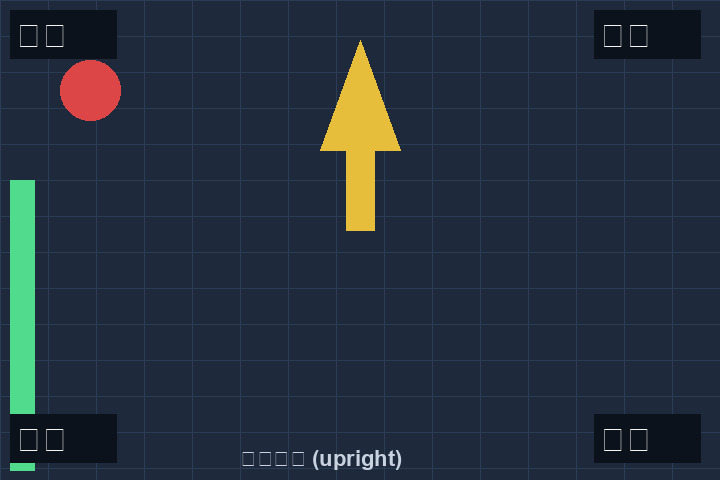
#> input picture samples/orientation-1-encoded.jpg, 720 x 480 px
$ python -i engine.py   (imports and definitions only)   (older library calls are emulated)
#> lines starting #> are read from the running program, lines starting #| are printed output that depends on the picture
#> further down, picture is the input picture: shape (480, 720, 3); mean B, G, R 60.6, 47.5, 36.5
"""内容感知接缝雕刻（seam carving）核心引擎。

只做一件事：在不改变高度的前提下，从图中逐列删去若干条
**竖向 8 连通接缝**（每行删 1 个像素，相邻行删除位置相差不超过 1 列），
从而把宽度收窄。保护区域是硬约束：被保护的源像素永远不会被删除，
找不到合法接缝时立即停止，不会放松约束。

每条接缝的删除位置都以**当前源图列坐标**记录；同时维护一张
``source_index`` 图，把当前像素映射回原始图片坐标，因此输出可以
逐像素追溯到来源，被删像素也能完整列出。
"""

from __future__ import annotations

from dataclasses import dataclass, field

import cv2
import numpy as np

# 能量累加时的“无穷大”：必须是真正的 inf，np.isinf 才能识别不可达格子。
INF = np.inf
# 固定随机种子，保证同参数重复运行结果一致。
RNG_SEED = 13754


class CarveInfeasible(RuntimeError):
    """目标宽度本身不合法（过窄或比原图还宽）时抛出。"""


@dataclass
class CarveOutcome:
    """一次缩窄处理的完整结果，全部可追溯到原图坐标。"""

    result: np.ndarray                 # (H, W', 3) uint8 BGR 真实删缝后的图
    source_width: int                  # 原图宽度，重复运行始终以原图为起点
    target_width: int                  # 请求的目标宽度
    width: int                         # 实际完成宽度（<= target_width）
    height: int                        # 高度，恒等于原图高度
    source_index: np.ndarray           # (H, W') int32，输出像素 -> 原图列号
    # 每条已删接缝：长度 H 的数组，元素为删除发生时该像素在“当前图”中的列号
    removed_seams: list[np.ndarray] = field(default_factory=list)
    # 已删除的源像素坐标，每行一个 (row, source_col)，按删除顺序排列
    removed_source_points: list[tuple[int, int]] = field(default_factory=list)
    cancelled: bool = False            # 是否因取消而提前停止
    stopped_infeasible: bool = False   # 是否因保护约束找不到合法接缝而停止

    # [19 lines left out: functions completed, remaining, removed_source_cols_per_row, not called in this run]


def compute_energy(image: np.ndarray) -> np.ndarray:
    """Sobel 梯度能量图（uint8 BGR -> float64）。

    高反差边缘能量高，接缝会优先绕开它们，从而保留主体轮廓。
    """
    gray = cv2.cvtColor(image, cv2.COLOR_BGR2GRAY)
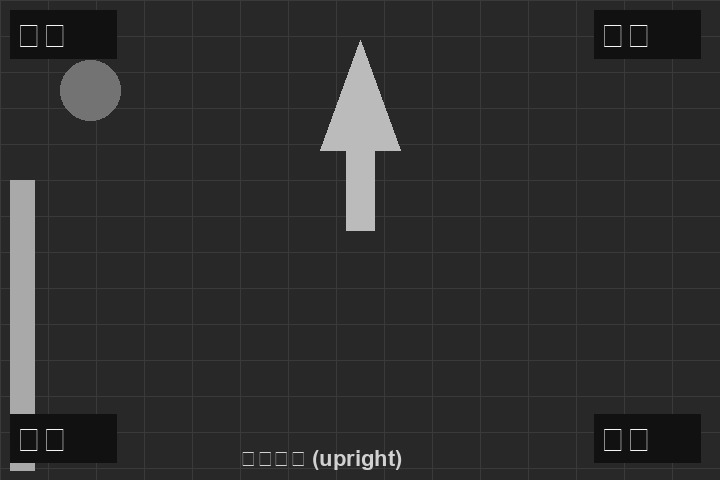
#> gray: shape (480, 720); min 8, max 251, mean 45.9
    gray = cv2.GaussianBlur(gray, (3, 3), 0)
    gx = cv2.Sobel(gray, cv2.CV_64F, 1, 0, ksize=3)
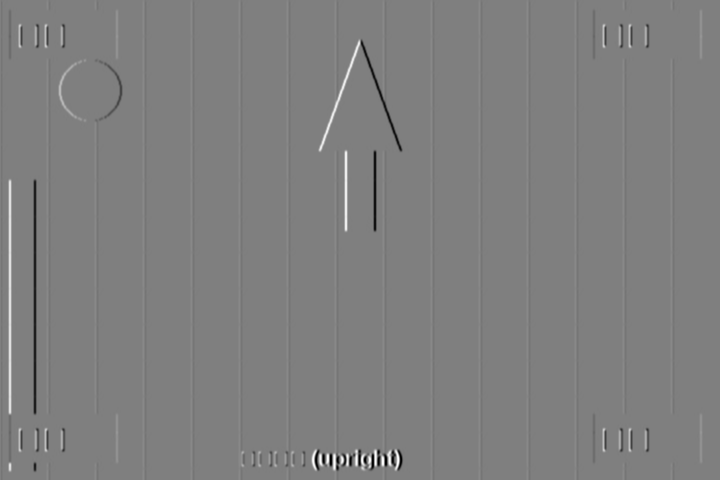
#> gx: shape (480, 720) float64; min -511, max 514, mean -0.1; drawn with min black and max white
    gy = cv2.Sobel(gray, cv2.CV_64F, 0, 1, ksize=3)
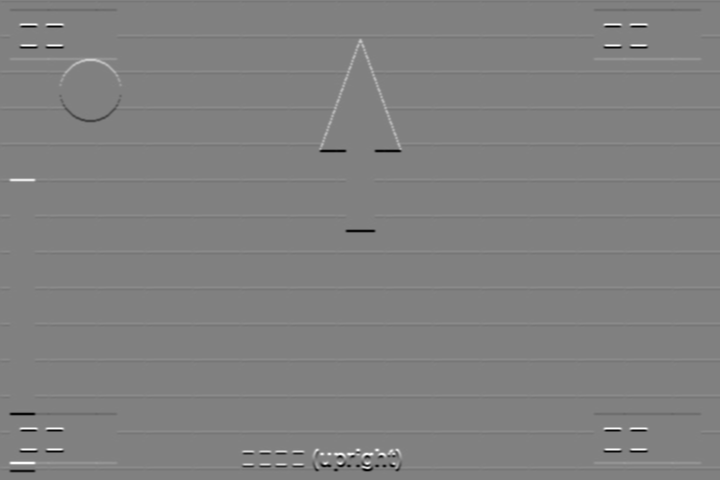
#> gy: shape (480, 720) float64; min -489, max 478, mean -0.1; drawn with min black and max white
    return cv2.magnitude(gx, gy)
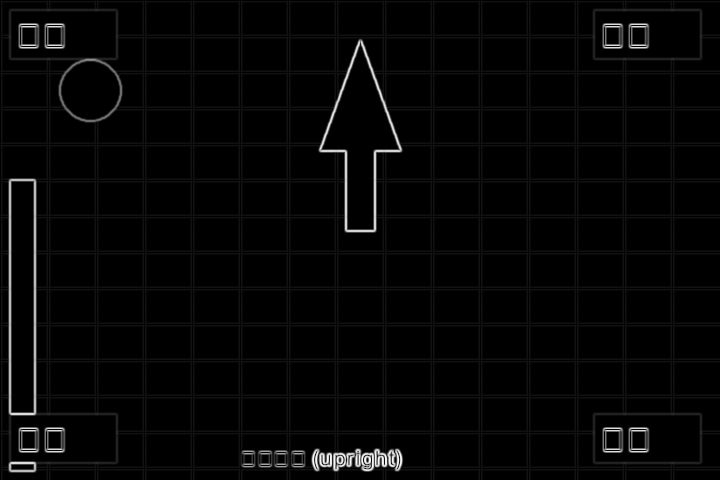
#> returned value: shape (480, 720) float64; min 0, max 525.6, mean 12.5; drawn with min black and max white


# [146 lines left out: functions find_seam, remove_seam, _validate, carve_width, infeasible_reason, not called in this run]

>>> import cv2
>>> picture = cv2.imread('../samples/orientation-1-encoded.jpg')
>>> result = compute_energy(picture)
